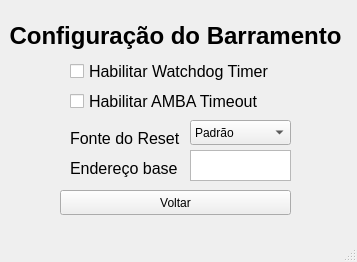
<?xml version="1.0" encoding="UTF-8"?>
<ui version="4.0">
 <class>Barramento</class>
 <widget class="QMainWindow" name="Barramento">
  <property name="geometry">
   <rect>
    <x>0</x>
    <y>0</y>
    <width>357</width>
    <height>262</height>
   </rect>
  </property>
  <property name="windowTitle">
   <string>MainWindow</string>
  </property>
  <widget class="QWidget" name="centralwidget">
   <widget class="QLabel" name="label_4">
    <property name="geometry">
     <rect>
      <x>10</x>
      <y>20</y>
      <width>331</width>
      <height>32</height>
     </rect>
    </property>
    <property name="palette">
     <palette>
      <active>
       <colorrole role="WindowText">
        <brush brushstyle="SolidPattern">
         <color alpha="255">
          <red>0</red>
          <green>0</green>
          <blue>0</blue>
         </color>
        </brush>
       </colorrole>
       <colorrole role="Button">
        <brush brushstyle="SolidPattern">
         <color alpha="255">
          <red>255</red>
          <green>255</green>
          <blue>255</blue>
         </color>
        </brush>
       </colorrole>
       <colorrole role="Light">
        <brush brushstyle="SolidPattern">
         <color alpha="255">
          <red>255</red>
          <green>255</green>
          <blue>255</blue>
         </color>
        </brush>
       </colorrole>
       <colorrole role="Midlight">
        <brush brushstyle="SolidPattern">
         <color alpha="255">
          <red>255</red>
          <green>255</green>
          <blue>255</blue>
         </color>
        </brush>
       </colorrole>
       <colorrole role="Dark">
        <brush brushstyle="SolidPattern">
         <color alpha="255">
          <red>127</red>
          <green>127</green>
          <blue>127</blue>
         </color>
        </brush>
       </colorrole>
       <colorrole role="Mid">
        <brush brushstyle="SolidPattern">
         <color alpha="255">
          <red>170</red>
          <green>170</green>
          <blue>170</blue>
         </color>
        </brush>
       </colorrole>
       <colorrole role="Text">
        <brush brushstyle="SolidPattern">
         <color alpha="255">
          <red>0</red>
          <green>0</green>
          <blue>0</blue>
         </color>
        </brush>
       </colorrole>
       <colorrole role="BrightText">
        <brush brushstyle="SolidPattern">
         <color alpha="255">
          <red>255</red>
          <green>255</green>
          <blue>255</blue>
         </color>
        </brush>
       </colorrole>
       <colorrole role="ButtonText">
        <brush brushstyle="SolidPattern">
         <color alpha="255">
          <red>0</red>
          <green>0</green>
          <blue>0</blue>
         </color>
        </brush>
       </colorrole>
       <colorrole role="Base">
        <brush brushstyle="SolidPattern">
         <color alpha="255">
          <red>255</red>
          <green>255</green>
          <blue>255</blue>
         </color>
        </brush>
       </colorrole>
       <colorrole role="Window">
        <brush brushstyle="SolidPattern">
         <color alpha="255">
          <red>255</red>
          <green>255</green>
          <blue>255</blue>
         </color>
        </brush>
       </colorrole>
       <colorrole role="Shadow">
        <brush brushstyle="SolidPattern">
         <color alpha="255">
          <red>0</red>
          <green>0</green>
          <blue>0</blue>
         </color>
        </brush>
       </colorrole>
       <colorrole role="AlternateBase">
        <brush brushstyle="SolidPattern">
         <color alpha="255">
          <red>255</red>
          <green>255</green>
          <blue>255</blue>
         </color>
        </brush>
       </colorrole>
       <colorrole role="ToolTipBase">
        <brush brushstyle="SolidPattern">
         <color alpha="255">
          <red>255</red>
          <green>255</green>
          <blue>220</blue>
         </color>
        </brush>
       </colorrole>
       <colorrole role="ToolTipText">
        <brush brushstyle="SolidPattern">
         <color alpha="255">
          <red>0</red>
          <green>0</green>
          <blue>0</blue>
         </color>
        </brush>
       </colorrole>
       <colorrole role="PlaceholderText">
        <brush brushstyle="SolidPattern">
         <color alpha="128">
          <red>0</red>
          <green>0</green>
          <blue>0</blue>
         </color>
        </brush>
       </colorrole>
      </active>
      <inactive>
       <colorrole role="WindowText">
        <brush brushstyle="SolidPattern">
         <color alpha="255">
          <red>0</red>
          <green>0</green>
          <blue>0</blue>
         </color>
        </brush>
       </colorrole>
       <colorrole role="Button">
        <brush brushstyle="SolidPattern">
         <color alpha="255">
          <red>255</red>
          <green>255</green>
          <blue>255</blue>
         </color>
        </brush>
       </colorrole>
       <colorrole role="Light">
        <brush brushstyle="SolidPattern">
         <color alpha="255">
          <red>255</red>
          <green>255</green>
          <blue>255</blue>
         </color>
        </brush>
       </colorrole>
       <colorrole role="Midlight">
        <brush brushstyle="SolidPattern">
         <color alpha="255">
          <red>255</red>
          <green>255</green>
          <blue>255</blue>
         </color>
        </brush>
       </colorrole>
       <colorrole role="Dark">
        <brush brushstyle="SolidPattern">
         <color alpha="255">
          <red>127</red>
          <green>127</green>
          <blue>127</blue>
         </color>
        </brush>
       </colorrole>
       <colorrole role="Mid">
        <brush brushstyle="SolidPattern">
         <color alpha="255">
          <red>170</red>
          <green>170</green>
          <blue>170</blue>
         </color>
        </brush>
       </colorrole>
       <colorrole role="Text">
        <brush brushstyle="SolidPattern">
         <color alpha="255">
          <red>0</red>
          <green>0</green>
          <blue>0</blue>
         </color>
        </brush>
       </colorrole>
       <colorrole role="BrightText">
        <brush brushstyle="SolidPattern">
         <color alpha="255">
          <red>255</red>
          <green>255</green>
          <blue>255</blue>
         </color>
        </brush>
       </colorrole>
       <colorrole role="ButtonText">
        <brush brushstyle="SolidPattern">
         <color alpha="255">
          <red>0</red>
          <green>0</green>
          <blue>0</blue>
         </color>
        </brush>
       </colorrole>
       <colorrole role="Base">
        <brush brushstyle="SolidPattern">
         <color alpha="255">
          <red>255</red>
          <green>255</green>
          <blue>255</blue>
         </color>
        </brush>
       </colorrole>
       <colorrole role="Window">
        <brush brushstyle="SolidPattern">
         <color alpha="255">
          <red>255</red>
          <green>255</green>
          <blue>255</blue>
         </color>
        </brush>
       </colorrole>
       <colorrole role="Shadow">
        <brush brushstyle="SolidPattern">
         <color alpha="255">
          <red>0</red>
          <green>0</green>
          <blue>0</blue>
         </color>
        </brush>
       </colorrole>
       <colorrole role="AlternateBase">
        <brush brushstyle="SolidPattern">
         <color alpha="255">
          <red>255</red>
          <green>255</green>
          <blue>255</blue>
         </color>
        </brush>
       </colorrole>
       <colorrole role="ToolTipBase">
        <brush brushstyle="SolidPattern">
         <color alpha="255">
          <red>255</red>
          <green>255</green>
          <blue>220</blue>
         </color>
        </brush>
       </colorrole>
       <colorrole role="ToolTipText">
        <brush brushstyle="SolidPattern">
         <color alpha="255">
          <red>0</red>
          <green>0</green>
          <blue>0</blue>
         </color>
        </brush>
       </colorrole>
       <colorrole role="PlaceholderText">
        <brush brushstyle="SolidPattern">
         <color alpha="128">
          <red>0</red>
          <green>0</green>
          <blue>0</blue>
         </color>
        </brush>
       </colorrole>
      </inactive>
      <disabled>
       <colorrole role="WindowText">
        <brush brushstyle="SolidPattern">
         <color alpha="255">
          <red>127</red>
          <green>127</green>
          <blue>127</blue>
         </color>
        </brush>
       </colorrole>
       <colorrole role="Button">
        <brush brushstyle="SolidPattern">
         <color alpha="255">
          <red>255</red>
          <green>255</green>
          <blue>255</blue>
         </color>
        </brush>
       </colorrole>
       <colorrole role="Light">
        <brush brushstyle="SolidPattern">
         <color alpha="255">
          <red>255</red>
          <green>255</green>
          <blue>255</blue>
         </color>
        </brush>
       </colorrole>
       <colorrole role="Midlight">
        <brush brushstyle="SolidPattern">
         <color alpha="255">
          <red>255</red>
          <green>255</green>
          <blue>255</blue>
         </color>
        </brush>
       </colorrole>
       <colorrole role="Dark">
        <brush brushstyle="SolidPattern">
         <color alpha="255">
          <red>127</red>
          <green>127</green>
          <blue>127</blue>
         </color>
        </brush>
       </colorrole>
       <colorrole role="Mid">
        <brush brushstyle="SolidPattern">
         <color alpha="255">
          <red>170</red>
          <green>170</green>
          <blue>170</blue>
         </color>
        </brush>
       </colorrole>
       <colorrole role="Text">
        <brush brushstyle="SolidPattern">
         <color alpha="255">
          <red>127</red>
          <green>127</green>
          <blue>127</blue>
         </color>
        </brush>
       </colorrole>
       <colorrole role="BrightText">
        <brush brushstyle="SolidPattern">
         <color alpha="255">
          <red>255</red>
          <green>255</green>
          <blue>255</blue>
         </color>
        </brush>
       </colorrole>
       <colorrole role="ButtonText">
        <brush brushstyle="SolidPattern">
         <color alpha="255">
          <red>127</red>
          <green>127</green>
          <blue>127</blue>
         </color>
        </brush>
       </colorrole>
       <colorrole role="Base">
        <brush brushstyle="SolidPattern">
         <color alpha="255">
          <red>255</red>
          <green>255</green>
          <blue>255</blue>
         </color>
        </brush>
       </colorrole>
       <colorrole role="Window">
        <brush brushstyle="SolidPattern">
         <color alpha="255">
          <red>255</red>
          <green>255</green>
          <blue>255</blue>
         </color>
        </brush>
       </colorrole>
       <colorrole role="Shadow">
        <brush brushstyle="SolidPattern">
         <color alpha="255">
          <red>0</red>
          <green>0</green>
          <blue>0</blue>
         </color>
        </brush>
       </colorrole>
       <colorrole role="AlternateBase">
        <brush brushstyle="SolidPattern">
         <color alpha="255">
          <red>255</red>
          <green>255</green>
          <blue>255</blue>
         </color>
        </brush>
       </colorrole>
       <colorrole role="ToolTipBase">
        <brush brushstyle="SolidPattern">
         <color alpha="255">
          <red>255</red>
          <green>255</green>
          <blue>220</blue>
         </color>
        </brush>
       </colorrole>
       <colorrole role="ToolTipText">
        <brush brushstyle="SolidPattern">
         <color alpha="255">
          <red>0</red>
          <green>0</green>
          <blue>0</blue>
         </color>
        </brush>
       </colorrole>
       <colorrole role="PlaceholderText">
        <brush brushstyle="SolidPattern">
         <color alpha="128">
          <red>0</red>
          <green>0</green>
          <blue>0</blue>
         </color>
        </brush>
       </colorrole>
      </disabled>
     </palette>
    </property>
    <property name="font">
     <font>
      <pointsize>18</pointsize>
      <weight>75</weight>
      <bold>true</bold>
     </font>
    </property>
    <property name="text">
     <string>Configuração do Barramento</string>
    </property>
    <property name="alignment">
     <set>Qt::AlignCenter</set>
    </property>
   </widget>
   <widget class="QPushButton" name="Voltar">
    <property name="geometry">
     <rect>
      <x>60</x>
      <y>190</y>
      <width>231</width>
      <height>25</height>
     </rect>
    </property>
    <property name="text">
     <string>Voltar</string>
    </property>
   </widget>
   <widget class="QCheckBox" name="checkBox">
    <property name="geometry">
     <rect>
      <x>70</x>
      <y>60</y>
      <width>211</width>
      <height>23</height>
     </rect>
    </property>
    <property name="font">
     <font>
      <pointsize>12</pointsize>
     </font>
    </property>
    <property name="text">
     <string>Habilitar Watchdog Timer</string>
    </property>
   </widget>
   <widget class="QCheckBox" name="checkBox_2">
    <property name="geometry">
     <rect>
      <x>70</x>
      <y>90</y>
      <width>201</width>
      <height>23</height>
     </rect>
    </property>
    <property name="font">
     <font>
      <pointsize>12</pointsize>
     </font>
    </property>
    <property name="text">
     <string>Habilitar AMBA Timeout</string>
    </property>
   </widget>
   <widget class="QComboBox" name="comboBox">
    <property name="geometry">
     <rect>
      <x>190</x>
      <y>120</y>
      <width>101</width>
      <height>25</height>
     </rect>
    </property>
    <item>
     <property name="text">
      <string>Padrão</string>
     </property>
    </item>
    <item>
     <property name="text">
      <string>Periférico</string>
     </property>
    </item>
   </widget>
   <widget class="QLabel" name="label">
    <property name="geometry">
     <rect>
      <x>70</x>
      <y>130</y>
      <width>111</width>
      <height>16</height>
     </rect>
    </property>
    <property name="font">
     <font>
      <pointsize>12</pointsize>
     </font>
    </property>
    <property name="text">
     <string>Fonte do Reset</string>
    </property>
   </widget>
   <widget class="QLabel" name="label_2">
    <property name="geometry">
     <rect>
      <x>70</x>
      <y>160</y>
      <width>111</width>
      <height>17</height>
     </rect>
    </property>
    <property name="font">
     <font>
      <pointsize>12</pointsize>
     </font>
    </property>
    <property name="text">
     <string>Endereço base</string>
    </property>
   </widget>
   <widget class="QTextEdit" name="textEdit">
    <property name="geometry">
     <rect>
      <x>190</x>
      <y>150</y>
      <width>101</width>
      <height>31</height>
     </rect>
    </property>
   </widget>
  </widget>
  <widget class="QMenuBar" name="menubar">
   <property name="geometry">
    <rect>
     <x>0</x>
     <y>0</y>
     <width>357</width>
     <height>22</height>
    </rect>
   </property>
  </widget>
  <widget class="QStatusBar" name="statusbar"/>
 </widget>
 <resources/>
 <connections/>
</ui>
